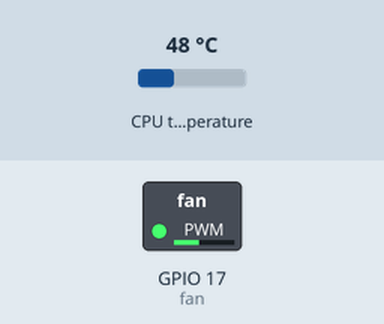
Recording of a program running on a simulated Raspberry Pi (BCM pin numbers). On the bench: switched loads named in the program (green lamp = pin HIGH). Inputs (shaded band) come from the test bench; at power-on: CPU temperature 48 °C.

Above: at 1.2 s.
1.3 s: CPU temperature set to 31 °C
At 5.6 s:
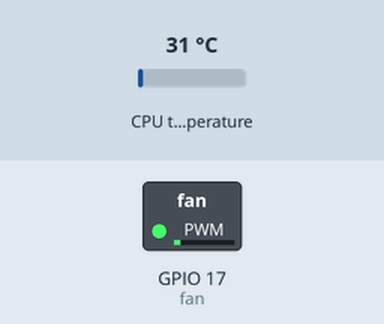
7.3 s: CPU temperature set to 58 °C
At 11.2 s:
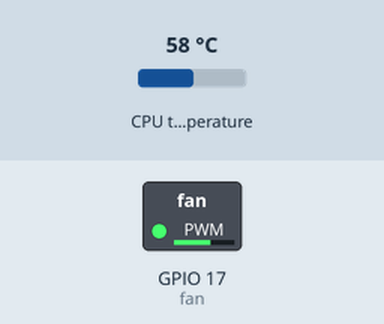
13.3 s: CPU temperature set to 71 °C
At 15.5 s:
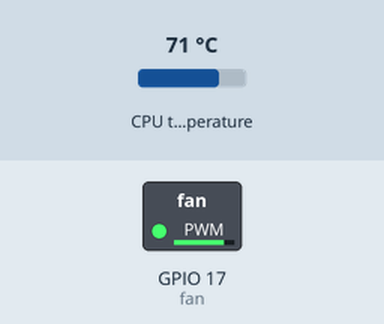
Timing chart, 0 to 17.0 s (numbered marks = the images above; inputs shaded):
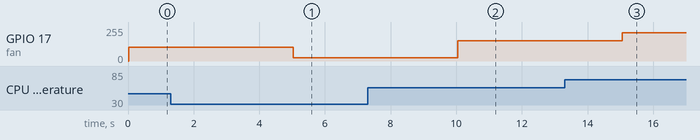

The program:

FanControl.py
```python
# Created by: Michael Klements
# For 40mm 5V PWM Fan Control On A Raspberry Pi
# Sets fan speed proportional to CPU temperature - best for good quality fans
# Works well with a Pi Desktop Case with OLED Stats Display
# Installation & Setup Instructions - https://www.the-diy-life.com/connecting-a-pwm-fan-to-a-raspberry-pi/

import RPi.GPIO as IO          # Calling GPIO to allow use of the GPIO pins
import time                    # Calling time to allow delays to be used
import subprocess              # Calling subprocess to get the CPU temperature

IO.setwarnings(False)          # Do not show any GPIO warnings
IO.setmode (IO.BCM)            # BCM pin numbers - PIN8 as ‘GPIO14’
IO.setup(17,IO.OUT)            # Initialize GPIO14 as our fan output pin
fan = IO.PWM(17,100)           # Set GPIO14 as a PWM output, with 100Hz frequency (this should match your fans specified PWM frequency)
fan.start(0)                   # Generate a PWM signal with a 0% duty cycle (fan off)

minTemp = 25                   # Temperature and speed range variables, edit these to adjust max and min temperatures and speeds
maxTemp = 80
minSpeed = 0
maxSpeed = 100

def get_temp():                             # Function to read in the CPU temperature and return it as a float in degrees celcius
    output = subprocess.run(['vcgencmd', 'measure_temp'], capture_output=True)
    temp_str = output.stdout.decode()
    try:
        return float(temp_str.split('=')[1].split('\'')[0])
    except (IndexError, ValueError):
        raise RuntimeError('Could not get temperature')

def renormalize(n, range1, range2):         # Function to scale the read temperature to the fan speed range
    delta1 = range1[1] - range1[0]
    delta2 = range2[1] - range2[0]
    return (delta2 * (n - range1[0]) / delta1) + range2[0]

while 1:                                    # Execute loop forever
    temp = get_temp()                       # Get the current CPU temperature
    if temp < minTemp:                      # Constrain temperature to set range limits
        temp = minTemp
    elif temp > maxTemp:
        temp = maxTemp
    temp = int(renormalize(temp, [minTemp, maxTemp], [minSpeed, maxSpeed]))
    fan.ChangeDutyCycle(temp)               # Set fan duty based on temperature, from minSpeed to maxSpeed
    time.sleep(5)                           # Sleep for 5 seconds# Created by: Michael Klements
# For 40mm 5V PWM Fan Control On A Raspberry Pi
# Sets fan speed proportional to CPU temperature - best for good quality fans
# Works well with a Pi Desktop Case with OLED Stats Display
```

Measured:
- after the input at 1.3 s, GPIO 17 (fan): 105/255 → 26/255 after 3.7 s
- after the input at 7.3 s, GPIO 17 (fan): 26/255 → 153/255 after 2.7 s
- after the input at 13.3 s, GPIO 17 (fan): 153/255 → 212/255 after 1.8 s
